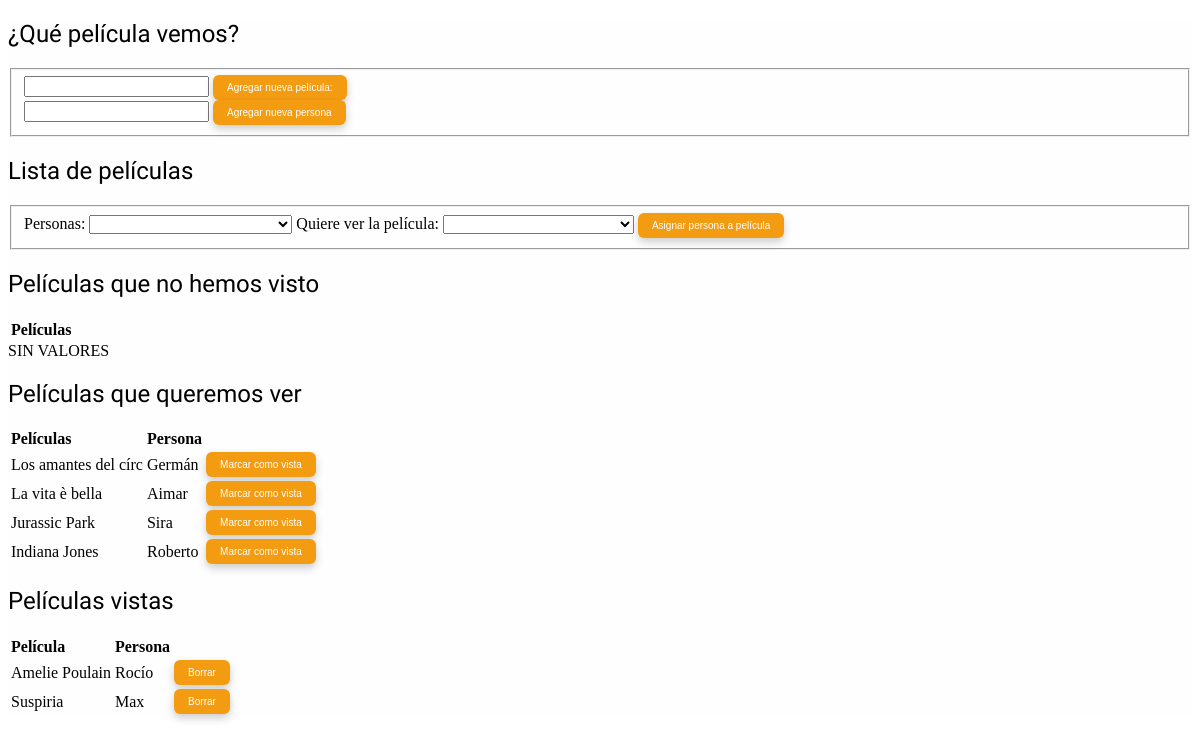
Before: / with the older database file.
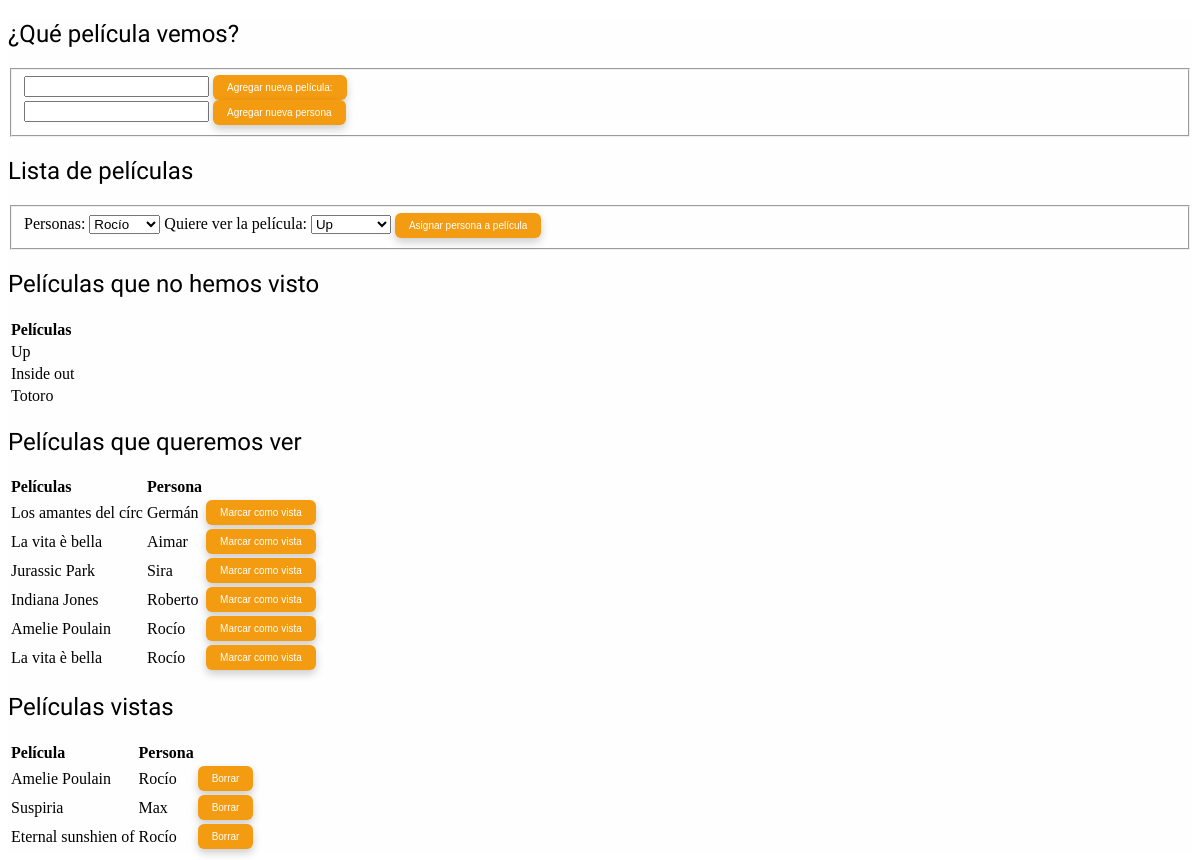
After: the same page with the newer database file.
### tables this page shows
CREATE TABLE `t_peliculas` (
  `ID` int(20) NOT NULL,
  `titulo_pelicula` varchar(20) NOT NULL,
  `vista` tinyint(1) NOT NULL,
  `FK_ID_persona` int(11) NOT NULL
);

CREATE TABLE `t_persona` (
  `ID` int(11) NOT NULL,
  `nombre` varchar(12) NOT NULL
);

### index.php (the view, shortened to what this page needs)
<?php
    require_once 'conexion.php' ;
    $sql = "SELECT ID, titulo_pelicula FROM t_peliculas WHERE FK_ID_persona IS NULL OR FK_ID_persona = 0" ;
    $resultado = mysqli_query($conexion , $sql) or die (mysqli_error($conexion)) ;
    $sql = "SELECT ID , nombre FROM t_persona" ;
    $resultado2 = mysqli_query($conexion , $sql) or die (mysqli_error($conexion)) ;
?>
<!DOCTYPE html>
<html lang="en">
<head>
</head>
<body>
    <div>
        <h2>¿Qué película vemos?</h2>
        <fieldset>
            <form action="bd_insert_films.php" method = "POST">
                <input type="text" name="peliculas" id="peliculas" class="peliculas">
                <button type="submit" name="enviando_peliculas">Agregar nueva película:</button>
            </form>
            <form action="bd_insert_persona.php" method = "POST">
                <input type="text" name="persona" id="persona" class="persona">
                <button type="submit" name="enviando_persona">Agregar nueva persona</button>
            </form>
        </fieldset>
        <h2>Lista de películas</h2>
        <fieldset>
            <form action="bd_update_FK_ID_persona.php" method = "POST">
                <label for="persona">Personas:</label>
                <select name="persona" id="persona">
                <?php
                    if (mysqli_num_rows($resultado) > 0) {
                        while($fila = mysqli_fetch_array($resultado2)) {
                            echo "<option value='{$fila['ID']}'>{$fila['nombre']}</option>"; ;
                        }
                    } else {
                        echo "<option value='' disabled>Nadie quiere ver esta película.</option>";
                    }
                    ?>
                </select>
                <label for="peliculas">Quiere ver la película:</label>
                <select name="peliculas" id="peliculas">
                    <?php
                        if (mysqli_num_rows($resultado) > 0) {
                            while ($fila = mysqli_fetch_array($resultado)) {
                                echo "<option value='{$fila['ID']}'>{$fila['titulo_pelicula']}</option>";
                            }
                        } else {
                            echo "<option value='' disabled>No hay películas disponibles</option>";
                        }
                    ?>
                </select>
                        <button type="submit" id="enviar" >Asignar persona a película</button>
            </form>
        </fieldset>
        <?php
            print("<h2> Películas que no hemos visto </h2>") ;
            $sql = "SELECT titulo_pelicula FROM t_peliculas WHERE FK_ID_persona IS NULL OR FK_ID_persona = 0" ;
            $resultado3 = mysqli_query($conexion , $sql) or die (mysqli_Error($conexion)) ;
                echo "<table class = 'white'>" ;
                echo "<thead>" ;
                echo "<tr>" ;
                echo "<td><strong>Películas</strong></td>" ;
                echo "</tr>" ;
                echo  "</thead>" ;
                $n = 0 ;
                while($fila = mysqli_fetch_array($resultado3)) {
                    echo "<tr>" ;
                    echo "<td> {$fila['titulo_pelicula']} </td>" ;
                    echo "</tr>"  ;
                    $n++ ;
                }
                echo "</table>" ;
                if($n == 0) {
                    echo "<span> SIN VALORES </span>" ;
                }
            print("<h2> Películas que queremos ver </h2>") ;
            $sql = "SELECT t_peliculas.ID, t_peliculas.titulo_pelicula, t_persona.nombre FROM t_peliculas JOIN t_persona ON t_peliculas.FK_ID_persona = t_persona.ID WHERE t_peliculas.FK_ID_persona IS NOT NULL AND t_peliculas.FK_ID_persona != 0 AND `vista` = 0 " ;
            $resultado4 = mysqli_query($conexion , $sql) or die (mysqli_error($conexion)) ;
                echo "<table class = 'white'>" ;
                echo "<thead>" ;
                echo "<tr>" ;
                echo "<td><strong>Películas</strong></td>" ;
                echo "<td><strong>Persona</strong></td>" ;
                echo "<td><strong></strong></td>" ;
                echo "</tr>" ;
                echo  "</thead>" ;
                while($fila = mysqli_fetch_array($resultado4)) {
                    echo "<tr>" ;
                    echo "<td> {$fila['titulo_pelicula']} </td>" ;
                    echo "<td> {$fila['nombre']} </td> " ;
                    echo "<td><a href= 'bd_update_pelicula_vista.php?id=" . $fila['ID'] . "'><button>Marcar como vista</button></a></td>" ;
                    echo "</tr>"  ;
                }
                echo "</table>" ;
            print("<h2> Películas vistas </h2>") ;
            $sql = "SELECT t_peliculas.ID, t_peliculas.titulo_pelicula, t_persona.nombre FROM t_peliculas LEFT JOIN t_persona ON t_peliculas.FK_ID_persona = t_persona.id WHERE t_peliculas.vista = 1" ;
            $resultado5 = mysqli_query($conexion , $sql) or die (mysqli_Error($conexion)) ;
                echo "<table class = 'white'>" ;
                echo "<thead>" ;
                echo "<tr>" ;
                echo "<td><strong>Película</strong></td>" ;
                echo "<td><strong>Persona</strong></td>" ;
                echo "<td><strong></strong></td>" ;
                echo "</tr>" ;
                echo  "</thead>" ;
                while($fila = mysqli_fetch_array($resultado5)) {
                    echo "<tr>" ;
                    echo "<td> {$fila['titulo_pelicula']} </td>" ;
                    echo "<td> {$fila['nombre']} </td> " ;
                    echo "<td><a href= 'bd_delete.php?id=" . $fila['ID'] . "'><button>Borrar</button></a></td>" ;
                    echo "</tr>"  ;
                }
                echo "</table>" ;
        ?>
    </div>
</body>
</html>
</body>
</html>

### index.php (style rules this page uses)
body { font-weight: 400; font-style: normal; background-image: url(./img/cinema-movie-horizontal-banner-corn-cartoon-style-vector.jpg) ; color: black; background-size: cover; background-position: center; background-repeat: no-repeat; background-attachment: fixed; }
div { background-color: rgba(255, 253, 253, 0.42); }
button { background-color: #f39c12; color: white; padding: 7px 14px; font-size: 10px; border: none; border-radius: 6px; box-shadow: 0 4px 8px rgba(0, 0, 0, 0.2); cursor: pointer; transition: all 0.6s ease; }
h2 { font-family: "Bungee Spice", sans-serif; font-weight: 400; font-style: normal; }

Changed rows visible on the page:
added t_peliculas: titulo_pelicula "Up", shown under "Películas que no hemos visto"
added t_peliculas: titulo_pelicula "Inside out", shown under "Películas que no hemos visto"
added t_peliculas: titulo_pelicula "Totoro", shown under "Películas que no hemos visto"
added t_peliculas: titulo_pelicula "Amelie Poulain", t_persona.nombre "Rocío", shown under "Películas que queremos ver"
added t_peliculas: titulo_pelicula "La vita è bella", t_persona.nombre "Rocío", shown under "Películas que queremos ver"
added t_peliculas: titulo_pelicula "Eternal sunshien of", t_persona.nombre "Rocío", shown under "Películas vistas"
Other visible differences:
form field persona: (not shown) → "Rocío"
form field peliculas: (not shown) → "Up"
text no longer shown: "SIN VALORES"
